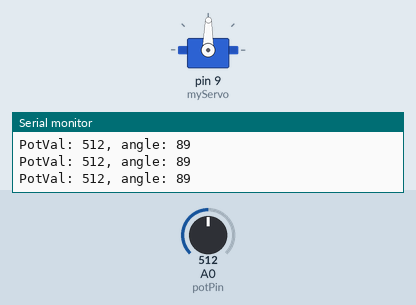
Bench run of a sketch on a simulated Arduino Uno, built with avr-gcc and run on an emulated ATmega328P. Shown: servo, the last lines printed to the serial monitor. The test bench sets the inputs (shaded band); at power-on: A0 (potPin) = 512.

Above: at 1.2 s.
1.3 s: A0 (potPin) set to 560
At 1.7 s:
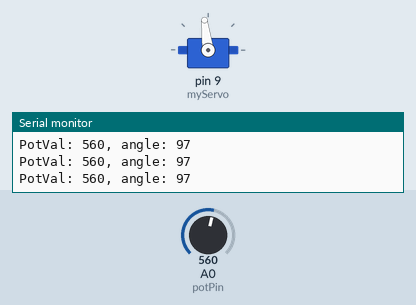
4.3 s: A0 (potPin) set to 584
At 4.8 s:
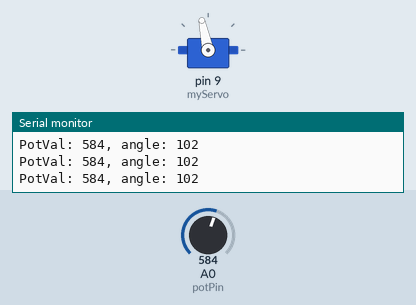
5.8 s: A0 (potPin) set to 306
At 6.4 s:
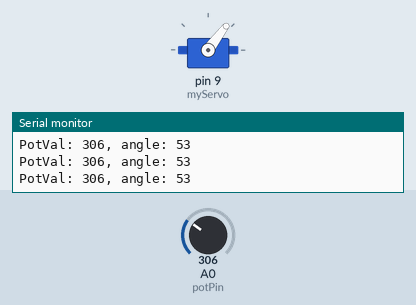
7.3 s: A0 (potPin) set to 109
At 8.5 s:
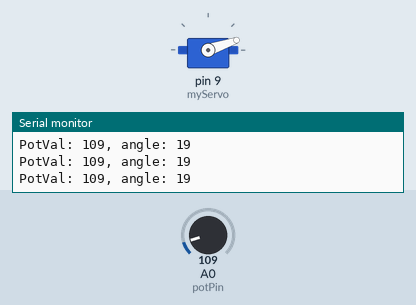
8.8 s: A0 (potPin) set to 89
At 9.4 s:
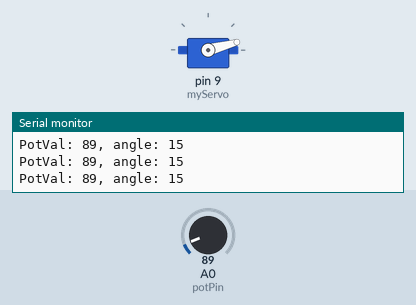
11.8 s: A0 (potPin) set to 122
At 12.6 s:
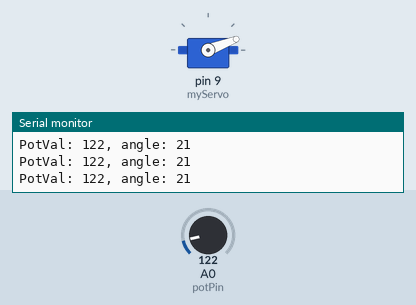
Timing chart, 0 to 14.3 s (numbered marks = the images above; inputs shaded):
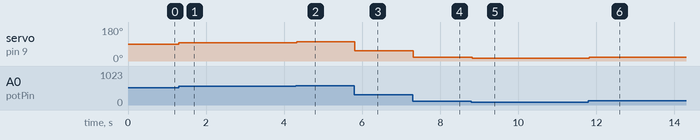

Measured:
- after the input at 1.3 s, servo on pin 9 (myServo): 89° → 97° at once
- after the input at 4.3 s, servo on pin 9 (myServo): 97° → 102° at once
- after the input at 5.8 s, servo on pin 9 (myServo): 102° → 53° at once
- after the input at 7.3 s, servo on pin 9 (myServo): 53° → 19° at once
- after the input at 8.8 s, servo on pin 9 (myServo): 19° → 15° at once
- after the input at 11.8 s, servo on pin 9 (myServo): 15° → 21° at once

The sketch:

servo.ino
```cpp
#include <Servo.h>
Servo myServo;

int const potPin = A0;
int potVal;
int angle;
int count = 0;

void setup()
{
    myServo.attach(9);
    Serial.begin(9600);
}
void loop()
{

      potVal =  analogRead(potPin);
      Serial.print("PotVal: "+ String(potVal));
      angle = map(potVal,0,1023,0,179);
      Serial.print(", angle: ");
      Serial.println(angle);
      myServo.write(angle);
      delay(20);
      count++;


}
```
